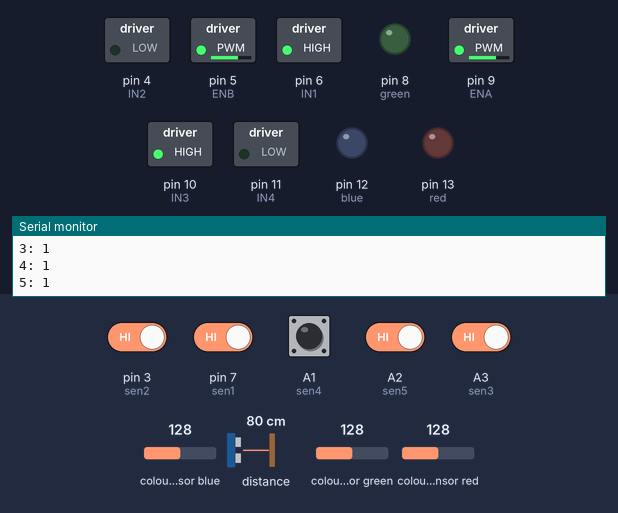
The sketch below on a simulated Arduino Uno, built with avr-gcc and run on an emulated ATmega328P. Parts: switched loads named in the sketch (green lamp = pin HIGH), output pins drawn as LEDs (lit = HIGH), the last lines printed to the serial monitor. Inputs (shaded band) come from the test bench; at power-on: A1 (sen4), A2 (sen5), A3 (sen3), pin 3 (sen2), pin 7 (sen1) HIGH, distance to the obstacle 80 cm, colour sensor blue 128, colour sensor green 128, colour sensor red 128.

Above: at 1.2 s.
1.3 s: distance to the obstacle set to 17 cm
4.3 s: distance to the obstacle set to 14 cm
At 5.2 s:
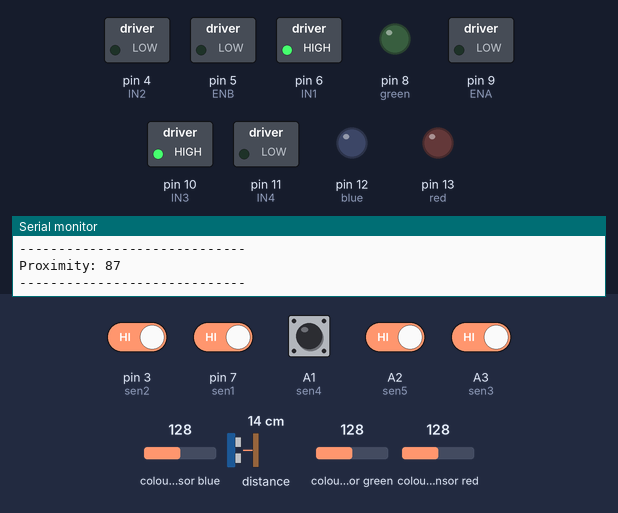
5.8 s: distance to the obstacle set to 18 cm
At 7.1 s:
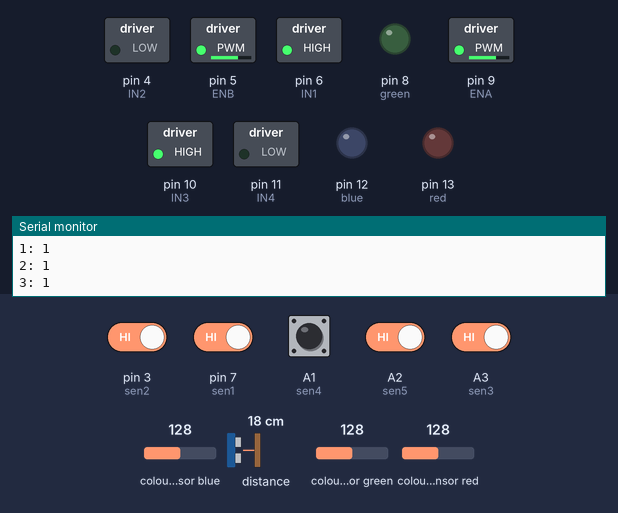
7.4 s: pin 3 (sen2) driven LOW and A2 (sen5) driven LOW
At 8.4 s:
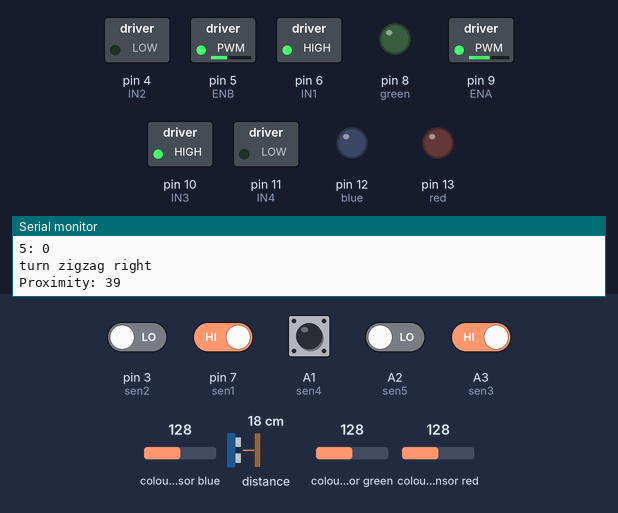
8.9 s: pin 7 (sen1) driven LOW
At 10.2 s:
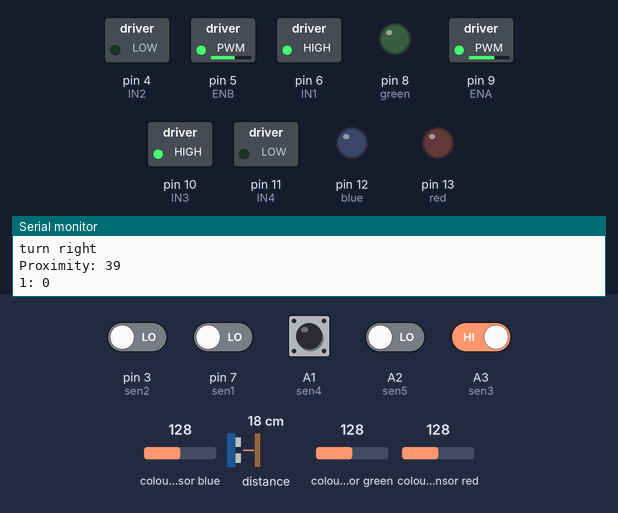
10.6 s: A3 (sen3) driven LOW
At 11.6 s:
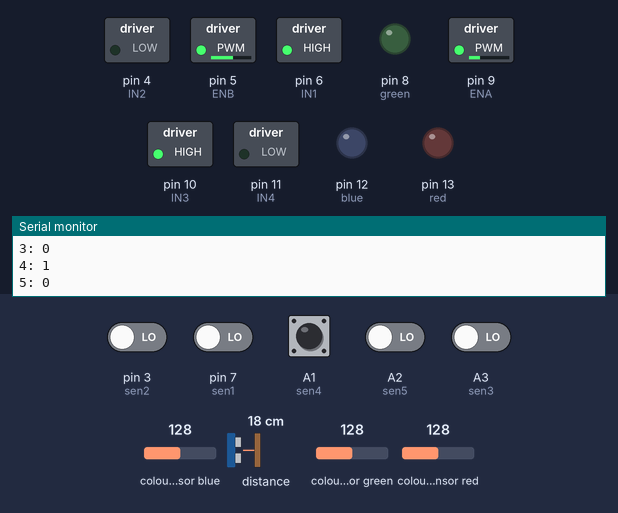
Timing chart, 0 to 13.1 s (numbered marks = the images above; inputs shaded):
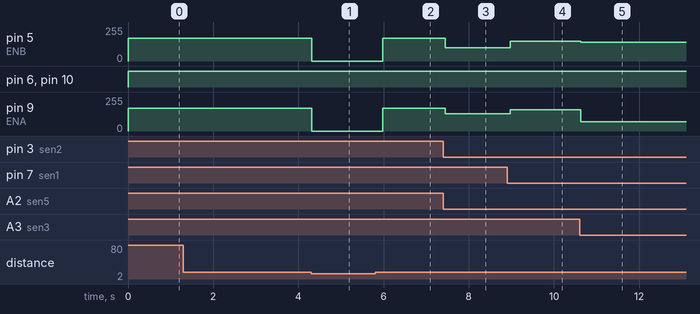

Measured:
- the behaviour switches between 16 and 15 cm on distance to the obstacle (found by bisection; images 0 and 1)
- after the input at 4.3 s, pin 5 (ENB), pin 9 (ENA): 170/255 → 0/255 at once
- after the input at 5.8 s, pin 5 (ENB), pin 9 (ENA): 0/255 → 170/255 after 0.18 s
- after the input at 7.4 s, pin 5 (ENB): 170/255 → 100/255 at once; pin 9 (ENA): 170/255 → 130/255 at once
- after the input at 8.9 s, pin 5 (ENB): 100/255 → 150/255 after 0.07 s; pin 9 (ENA): 130/255 → 160/255 after 0.07 s
- after the input at 10.6 s, pin 5 (ENB): 150/255 → 140/255 at once; pin 9 (ENA): 160/255 → 70/255 at once

The sketch:

final_robot_code.ino
```cpp
#include <Wire.h>
#include <SparkFun_APDS9960.h>

#define ENA 9
#define ENB 5
#define IN1 6
#define IN2 4
#define IN3 10
#define IN4 11
#define sen3 A3 // H
#define sen1 7 // M
#define sen2 3 // M
#define sen4 A1 // SR
#define sen5 A2 // SL


int disPin1 = A0;
int distance;
float volt_val;

int last;

//---------- Proximity Sensor ----------
  SparkFun_APDS9960 apds = SparkFun_APDS9960();
  uint8_t proximity_data = 0; //dis sensor


  uint16_t ambient_light = 0;
  uint16_t red_light = 0;
  uint16_t green_light = 0;
  uint16_t blue_light = 0;

  int red = 13;
  int blue = 12;
  int green = 8;


void setup() {

  Serial.begin(9600);
  pinMode(ENA , OUTPUT);
  pinMode(ENB , OUTPUT);
  pinMode(IN1, OUTPUT);
  pinMode(IN2 , OUTPUT);
  pinMode(IN3, OUTPUT);
  pinMode(IN4 , OUTPUT);
  pinMode(sen1 , INPUT);
  pinMode(sen2 , INPUT);
  pinMode(sen3, INPUT);
  pinMode(sen4, INPUT);
  pinMode(sen5, INPUT);
  pinMode(red, OUTPUT);
  pinMode(blue, OUTPUT);
  pinMode(green, OUTPUT);

  digitalWrite(red, LOW);
  digitalWrite(blue, LOW);
  digitalWrite(green, LOW);


//---------- Proximity Sensor Setup ----------

  // Initialize APDS-9960 (configure I2C and initial values)
  if (apds.init()) {
    //Serial.println(F("APDS-9960 initialization complete"));
  } else {
    //Serial.println(F("Something went wrong during APDS-9960 init!"));
  }

   // Start running the APDS-9960 proximity sensor (no interrupts)
  if (apds.enableProximitySensor(false)) {
    //Serial.println(F("Proximity sensor is now running"));
  } else {
    //Serial.println(F("Something went wrong during sensor init!"));
  }
  // Adjust the Proximity sensor gain
  if ( !apds.setProximityGain(PGAIN_2X) ) {
    //Serial.println(F("Something went wrong trying to set PGAIN"));
  }

//---------- Color Sensor Setup ----------
  // Start running the APDS-9960 light sensor (no interrupts)
  if ( apds.enableLightSensor(false) ) {
    //Serial.println(F("Light sensor is now running"));
  } else {
    //Serial.println(F("Something went wrong during light sensor init!"));
  }


}

void loop() {
  double A=1 , B=2 , C=2 , D=3 , E=3;

  Serial.print("Proximity: ");
  Serial.println(proximity_data);

// ---------- Distance & Color ----------
   apds.readProximity(proximity_data);

   while(proximity_data > 70){
    apds.readProximity(proximity_data);
    analogWrite(ENA,0);
    analogWrite(ENB,0);
    Serial.println("-----------------------------");
    Serial.print("Proximity: ");
    Serial.println(proximity_data);
    Serial.println("-----------------------------");

    apds.readBlueLight(blue_light);
    apds.readRedLight(red_light);
    apds.readGreenLight(green_light);
    if(red_light > green_light*0.8 && red_light > blue_light){
      digitalWrite(red, HIGH);
      digitalWrite(blue, LOW);
      digitalWrite(green, LOW);
    }else if(green_light*0.8 > red_light && green_light*0.8 > blue_light){
      digitalWrite(red, LOW);
      digitalWrite(blue, LOW);
      digitalWrite(green, HIGH);
    }else if(blue_light > red_light && blue_light > green_light*0.8){
      digitalWrite(red, LOW);
      digitalWrite(blue, HIGH);
      digitalWrite(green, LOW);
    }
    Serial.print("Ambient: ");
    Serial.print(ambient_light);
    Serial.print(" Red: ");
    Serial.print(red_light);
    Serial.print(" Green: ");
    Serial.print(green_light);
    Serial.print(" Blue: ");
    Serial.println(blue_light);

   }
    digitalWrite(red, LOW);
    digitalWrite(blue, LOW);
    digitalWrite(green, LOW);
   /*
  if(proximity_data > 20 ){ //apds.readProximity(proximity_data) >= 110 && apds.enableProximitySensor(false)
  analogWrite(ENA,0); // left DC
  analogWrite(ENB,0); // right DC
  Serial.println("-----------------------------");
  Serial.print("Proximity: ");
  Serial.println(proximity_data);
  Serial.println("-----------------------------");
  }else{
  */


// ---------- Driving ----------

  digitalWrite(IN1,HIGH);
  digitalWrite(IN2,LOW);
  digitalWrite(IN3,HIGH);
  digitalWrite(IN4,LOW);
  int senval1 = digitalRead(sen1);
  Serial.print("1: ");
  Serial.println(senval1);
  int senval2 = digitalRead(sen2);
  Serial.print("2: ");
  Serial.println(senval2);
  int senval3=digitalRead(sen3);
  Serial.print("3: ");
  Serial.println(senval3);
  int senval4=digitalRead(sen4);
  Serial.print("4: ");
  Serial.println(senval4);
  int senval5=digitalRead(sen5);
  Serial.print("5: ");
  Serial.println(senval5);

/*
  switch (last){
    case 0:
      analogWrite(ENB,150);
      analogWrite(ENA,150);
      Serial.println("last - forword");
      break;
    case 1:
      analogWrite(ENA,150);
      analogWrite(ENB,80);
      Serial.println("last - turn right");
      break;
    case 2:
      analogWrite(ENB,150);
      analogWrite(ENA,70);
      Serial.println("last - turn left");
      break;
  }
  */


  if(senval1 == 0 && senval2 == 0 && senval3 == 1 && senval4 == 0 && senval5 == 0 || (senval4 == 1 && senval5 == 1)|| (senval1 == 1 && senval2 == 1)){
    analogWrite(ENB,170);
    analogWrite(ENA,170);
    Serial.println("forword");
    last = 0;
  }
  if(senval1 == 0 && senval2 == 0 && senval3 == 1 && senval4 == 0 && senval5 == 1){
    analogWrite(ENB,150);
    analogWrite(ENA,140);
    Serial.println("turn left");
    last = 2;
  }
    if(senval1 == 0 && senval2 == 0 && senval3 == 1 && senval4 == 1 && senval5 == 0){
    analogWrite(ENA,160);
    analogWrite(ENB,150);
    Serial.println("turn right");
    last = 1;
  }
  if(senval1 == 0 && senval2 == 0 && senval3 == 0 && senval4 == 1 && senval5 == 0){
    analogWrite(ENB,140);
    analogWrite(ENA,70); // 100
    Serial.println("turn sharp left");
    last = 2;
  }
  if(senval1 == 0 && senval2 == 0 && senval3 == 0 && senval4 == 0 && senval5 == 1){
    analogWrite(ENA,140);
    analogWrite(ENB,80); //90
    Serial.println("turn sharp right");
    last = 1;
  }
  if(senval1 == 0 && senval2 == 1 && senval3 == 0 && senval4 == 0 && senval5 == 0){
    analogWrite(ENA,0);
    analogWrite(ENB,120);
    Serial.println("turn 90 left");
    last = 2;
  }
  if(senval1 == 1 && senval2 == 0 && senval3 == 0 && senval4 == 0 && senval5 == 0){
    analogWrite(ENA,120);
    analogWrite(ENB,0);
    Serial.println("turn 90 right");
    last = 1;
  }
  if(senval1 == 1 && senval2 == 0 && senval3 == 1 && senval4 == 1 && senval5 == 0){
    analogWrite(ENA,130);
    analogWrite(ENB,100);
    Serial.println("turn zigzag right");
    last = 1;
  }
    if(senval1 == 0 && senval2 == 1 && senval3 == 1 && senval4 == 0 && senval5 == 1){
    analogWrite(ENA,150);
    analogWrite(ENB,110);
    Serial.println("turn zigzag left");
    last = 2;
  }

}
```
